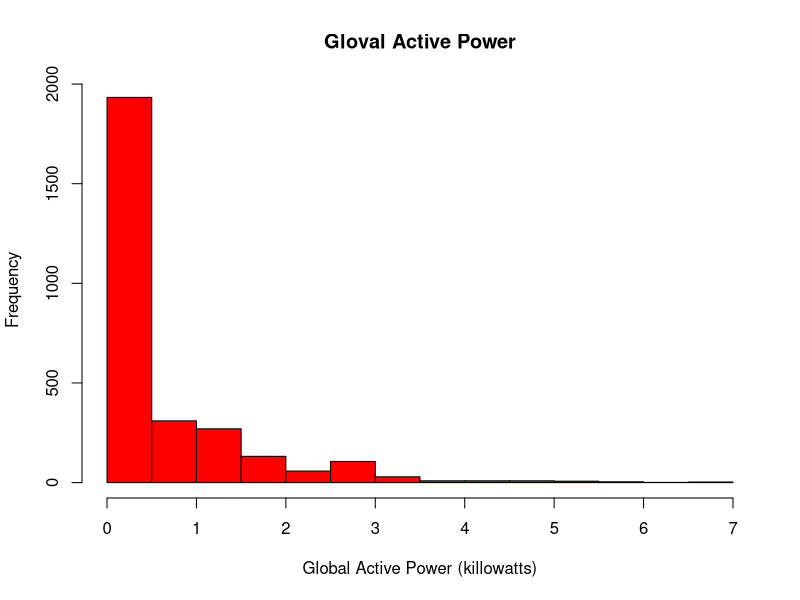

Generate this figure with R:
# Precondition: Must have already executed
#    source("plot0.R")
# to create the file "household_power_consumption_subset.txt" 
# containing the data subset for the assignment. 
#
#

#Read data 
dat <- read.table("household_power_consumption_subset.txt", 
           header = TRUE, sep = ";", na.string = "?",
           stringsAsFactors = FALSE)

par(mfcol = c(1,1))

hist(dat$Global_active_power, col = "red",
     xlab = "Global Active Power (killowatts)", 
     main = "Gloval Active Power")
dev.copy(png, file = "plot1.png")
dev.off()

